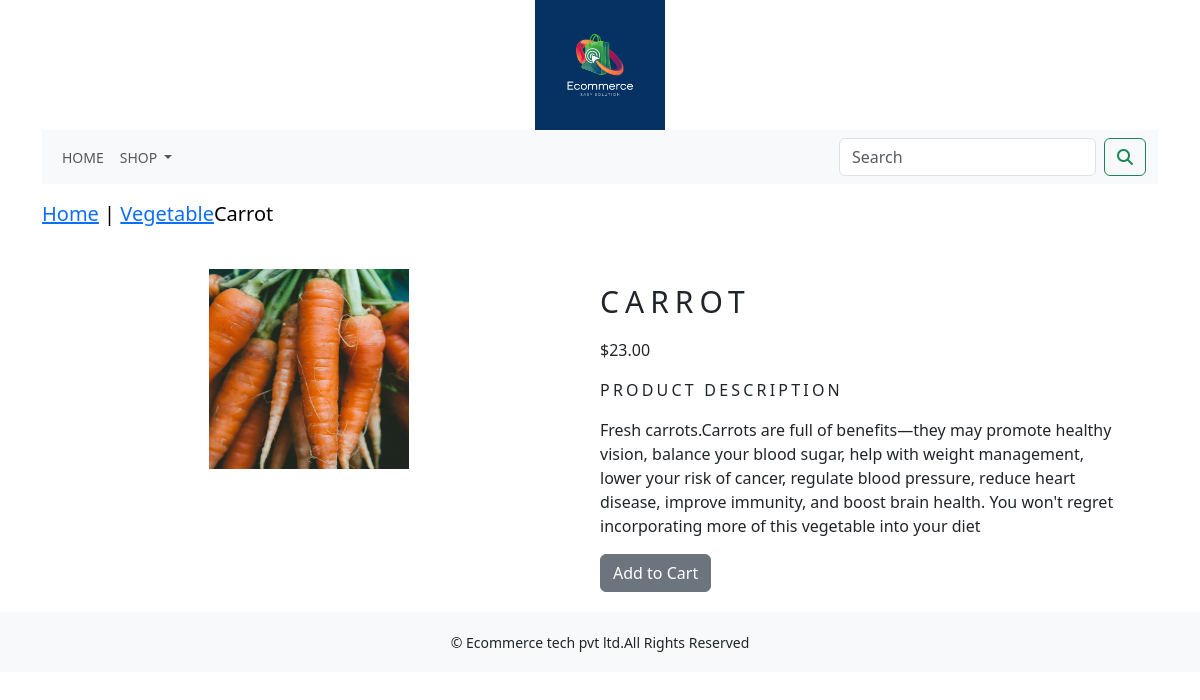
Screenshot of /shop/vegetable/carrot/ with the database file from the repository.
### shop/models.py (models this page shows, shortened)
class Product(models.Model):
    name = models.CharField(max_length=250,unique=True)
    slug = models.SlugField(max_length=250, unique=True)
    description = models.TextField(blank=True)
    price=models.DecimalField(max_digits=10,decimal_places=2)
    category=models.ForeignKey(Category,on_delete=models.CASCADE)
    image=models.ImageField(upload_to='product',blank=True)
    stock=models.IntegerField()
    available=models.BooleanField(default=True)
    created=models.DateTimeField(auto_now_add=True)
    updated=models.DateTimeField(auto_now=True)
    class Meta:
        ordering=('name',)
        verbose_name='product'
        verbose_name_plural='products'

class Category(models.Model):
    name=models.CharField(max_length=250,unique=True)
    slug=models.SlugField(max_length=250,unique=True)
    description=models.TextField(blank=True)
    image=models.ImageField(upload_to='category',blank=True)
    class Meta:
        ordering=('name',)
        verbose_name='category'
        verbose_name_plural='categories'
    def get_url(self):
        return reverse('shop:products_by_category',args=[self.slug])
    def __str__(self):
        return '{}'.format(self.name)

### shop/views.py (the view)
# urls.py: path('<slug:c_slug>/<slug:product_slug>/',views.proDetail,name='prodCatdetail'),
def proDetail(request,c_slug,product_slug):
   try:
      product = Product.objects.get(category__slug=c_slug,slug=product_slug)
   except Exception as e:
      raise e
   return render(request,'product.html',{'product':product})

### cart/context_processors.py (called while the page is built)
def counter(request):
    item_count=0
    if 'admin' in request.path:
        return {}
    else:
        try:
            cart=Cart.objects.filter(cart_id=cart_id(request))
            cart_items=CartItem.objects.all().filter(cart=cart[:1])
            for cart_item in cart_items:
                item_count += cart_item.quantity
        except Cart.DoesNotExist:
            item_count=0
    return dict(item_count=item_count)

### cart/views.py (called while the page is built)
def cart_id(request):
    cart = request.session.session_key
    if not cart:
        cart = request.session.create()
    return cart

### shop/context_processors.py (called while the page is built)
def menu_links(request):
    links=Category.objects.all()
    return dict(links=links)

### templates/product.html (shortened to what this page needs)
{% extends 'base.html' %}
{% load static %}
{% block content %}
<div class="row my_prod_row_class">
    <div class="mx_auto">
        <p><a href="{% url 'shop:allProdCat' %}">Home</a> | <a href="{{product.category.get_url}}">{{product.category}}</a>{{product.name}}</p>
    </div>
<div class="container"></div>
<br>
<div class="row">
    <div class="col-12 col-sm-12 col-md-12 col-lg-6 text-center">
        <div style="min-width:18rem">
            <img src="{{product.image.url}}" alt="{{product.name}}" width="200px;" height="200px;">
        </div>
    </div>
       <div class="col-12 col-sm-12 col-md-12 col-lg-6">
           <div>
           <h1 class="my_prod_title">{{product.name}}</h1>
           <p>${{product.price}}</p>
           <p class="my_title">Product Description</p>
           <p class="text-justify my_prod_text">{{product.description}}</p>
           {% if product.stock <= 0 %}
           <p class="text-justify my_prod_text"><b>Out of Stock</b></p>
           {% else %}
           <a class="btn btn-secondary " href="{% url 'cart:add_cart' product.id %}">Add to Cart</a>
           {% endif %}
       </div>
   </div>
       </div>
    </div>
{% endblock %}

### static/css/custom.css (style rules this page uses)
body { font-family: 'Roboto', sans-serif; }
.my_title { font-size:16px; text-transform:uppercase; letter-spacing:.2em; }
.my_prod_row_class { padding-top:15px; padding-bottom:20px; }
.my_prod_row_class .mx_auto { color:#000; font-size:20px; text-decoration:none; }
.my_prod_title { font-size:30px; text-transform:uppercase; letter-spacing:.2em; padding-top:15px; padding-bottom:10px; }
.my_prod_text { padding-right:20px; }

### rows the page displays
Product: category "Vegetable", name "Carrot", image (picture), name "CARROT", price "23.00", description "Fresh carrots.Carrots are full of benefits—they may promote healthy vision, balance your blood sugar, help with weight management, lower your risk of cancer, regulate blood pressure, reduce heart disease, improve immunity, and boost brain health. You won't regret incorporating more of this vegetable into your diet"
